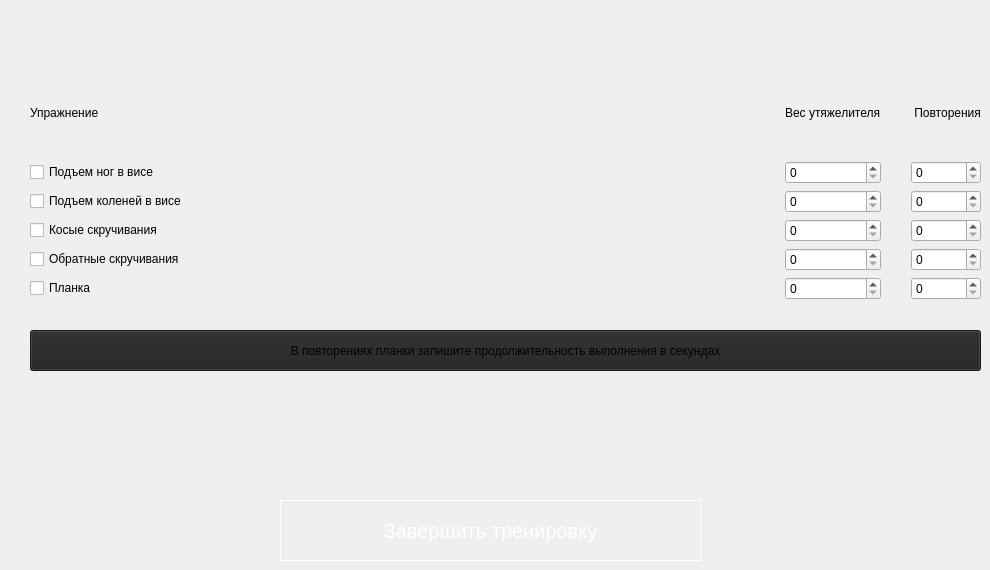
                <widget class="QWidget" name="tab_6">
                 <attribute name="title">
                  <string>День 6</string>
                 </attribute>
                 <widget class="QWidget" name="gridLayoutWidget_6">
                  <property name="geometry">
                   <rect>
                    <x>30</x>
                    <y>70</y>
                    <width>951</width>
                    <height>230</height>
                   </rect>
                  </property>
                  <layout class="QGridLayout" name="gridLayout_6" rowstretch="0,0,0,0,0,0" columnstretch="3,0,0">
                   <property name="horizontalSpacing">
                    <number>30</number>
                   </property>
                   <item row="1" column="1">
                    <widget class="QSpinBox" name="spinBox_extraWeight_1_6"/>
                   </item>
                   <item row="3" column="0">
                    <widget class="QCheckBox" name="checkBox_exersize_3_6">
                     <property name="text">
                      <string>Косые скручивания</string>
                     </property>
                    </widget>
                   </item>
                   <item row="3" column="1">
                    <widget class="QSpinBox" name="spinBox_extraWeight_3_6"/>
                   </item>
                   <item row="5" column="1">
                    <widget class="QSpinBox" name="spinBox_extraWeight_5_6"/>
                   </item>
                   <item row="0" column="0">
                    <widget class="QLabel" name="label_exersize_6">
                     <property name="text">
                      <string>Упражнение</string>
                     </property>
                    </widget>
                   </item>
                   <item row="5" column="0">
                    <widget class="QCheckBox" name="checkBox_exersize_5_6">
                     <property name="text">
                      <string>Планка</string>
                     </property>
                     <property name="checked">
                      <bool>false</bool>
                     </property>
                    </widget>
                   </item>
                   <item row="1" column="0">
                    <widget class="QCheckBox" name="checkBox_exersize_1_6">
                     <property name="text">
                      <string>Подъем ног в висе</string>
                     </property>
                     <property name="checked">
                      <bool>false</bool>
                     </property>
                    </widget>
                   </item>
                   <item row="0" column="2">
                    <widget class="QLabel" name="label_reps_6">
                     <property name="text">
                      <string> Повторения</string>
                     </property>
                    </widget>
                   </item>
                   <item row="1" column="2">
                    <widget class="QSpinBox" name="spinBox_reps_1_6"/>
                   </item>
                   <item row="3" column="2">
                    <widget class="QSpinBox" name="spinBox_reps_3_6"/>
                   </item>
                   <item row="2" column="2">
                    <widget class="QSpinBox" name="spinBox_reps_2_6"/>
                   </item>
                   <item row="4" column="0">
                    <widget class="QCheckBox" name="checkBox_exersize_4_6">
                     <property name="text">
                      <string>Обратные скручивания</string>
                     </property>
                    </widget>
                   </item>
                   <item row="4" column="2">
                    <widget class="QSpinBox" name="spinBox_reps_4_6"/>
                   </item>
                   <item row="2" column="0">
                    <widget class="QCheckBox" name="checkBox_exersize_2_6">
                     <property name="text">
                      <string>Подъем коленей в висе</string>
                     </property>
                    </widget>
                   </item>
                   <item row="2" column="1">
                    <widget class="QSpinBox" name="spinBox_extraWeight_2_6"/>
                   </item>
                   <item row="0" column="1">
                    <widget class="QLabel" name="label_extraWeigh_6">
                     <property name="text">
                      <string>Вес утяжелителя</string>
                     </property>
                    </widget>
                   </item>
                   <item row="4" column="1">
                    <widget class="QSpinBox" name="spinBox_extraWeight_4_6"/>
                   </item>
                   <item row="5" column="2">
                    <widget class="QSpinBox" name="spinBox_reps_5_6">
                     <property name="maximum">
                      <number>3600</number>
                     </property>
                    </widget>
                   </item>
                  </layout>
                 </widget>
                 <widget class="QPushButton" name="pushButton_complete_6">
                  <property name="geometry">
                   <rect>
                    <x>280</x>
                    <y>500</y>
                    <width>421</width>
                    <height>61</height>
                   </rect>
                  </property>
                  <property name="styleSheet">
                   <string notr="true">QPushButton {
border:1px solid #fff;
font-size:20px;
color:#fff;
}
QPushButton:hover {
	background-color: rgb(85, 170, 255);
}</string>
                  </property>
                  <property name="text">
                   <string>Завершить тренировку</string>
                  </property>
                 </widget>
                 <widget class="QPushButton" name="pushButton_training_advice_1">
                  <property name="geometry">
                   <rect>
                    <x>30</x>
                    <y>330</y>
                    <width>951</width>
                    <height>41</height>
                   </rect>
                  </property>
                  <property name="styleSheet">
                   <string notr="true">background-color: rgb(35, 35, 35);</string>
                  </property>
                  <property name="text">
                   <string>В повторениях планки запишите продолжительность выполнения в секундах</string>
                  </property>
                  <property name="icon">
                   <iconset>
                    <normaloff>img/icons/info-_1_.ico</normaloff>img/icons/info-_1_.ico</iconset>
                  </property>
                 </widget>
                </widget>
